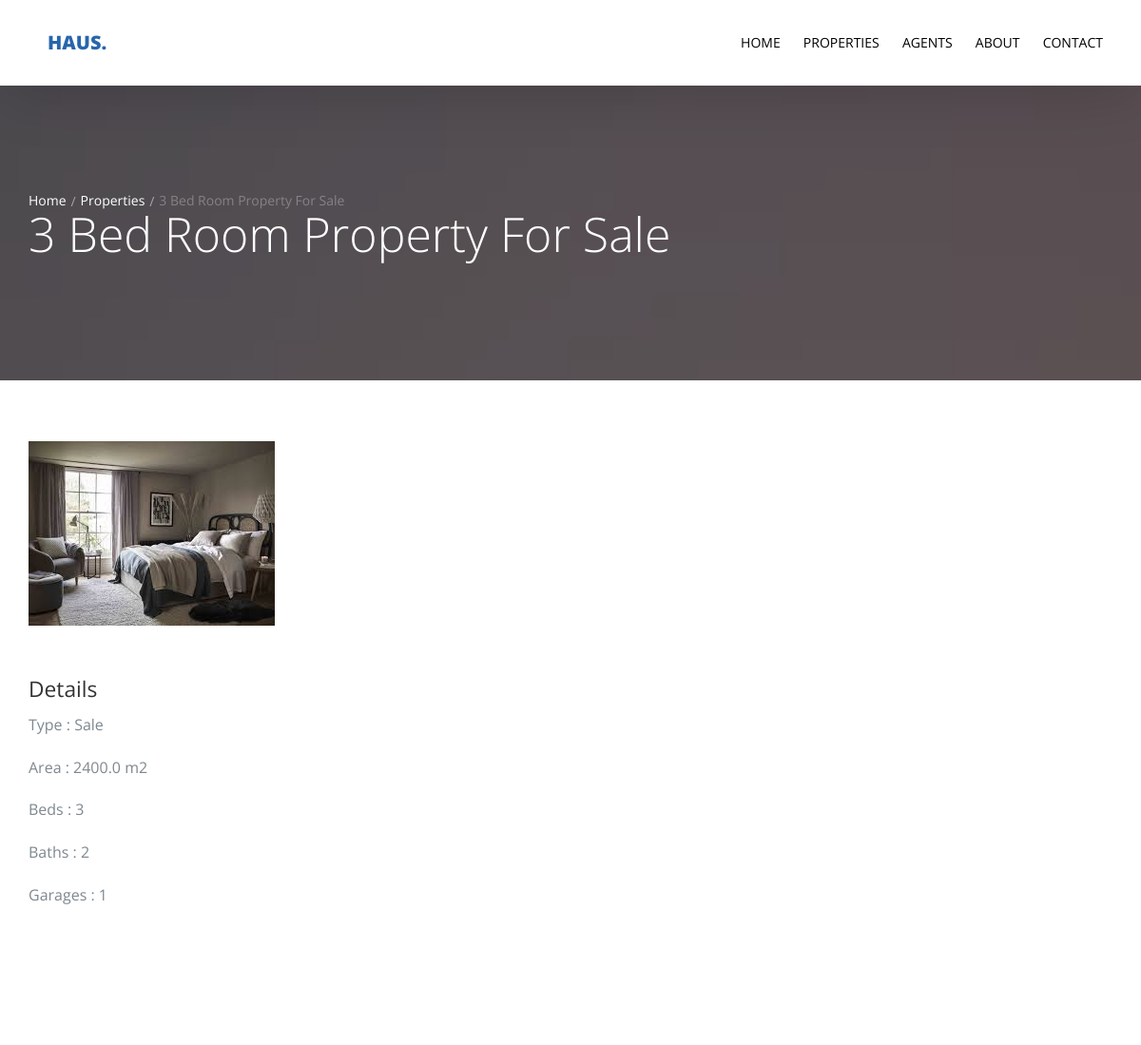
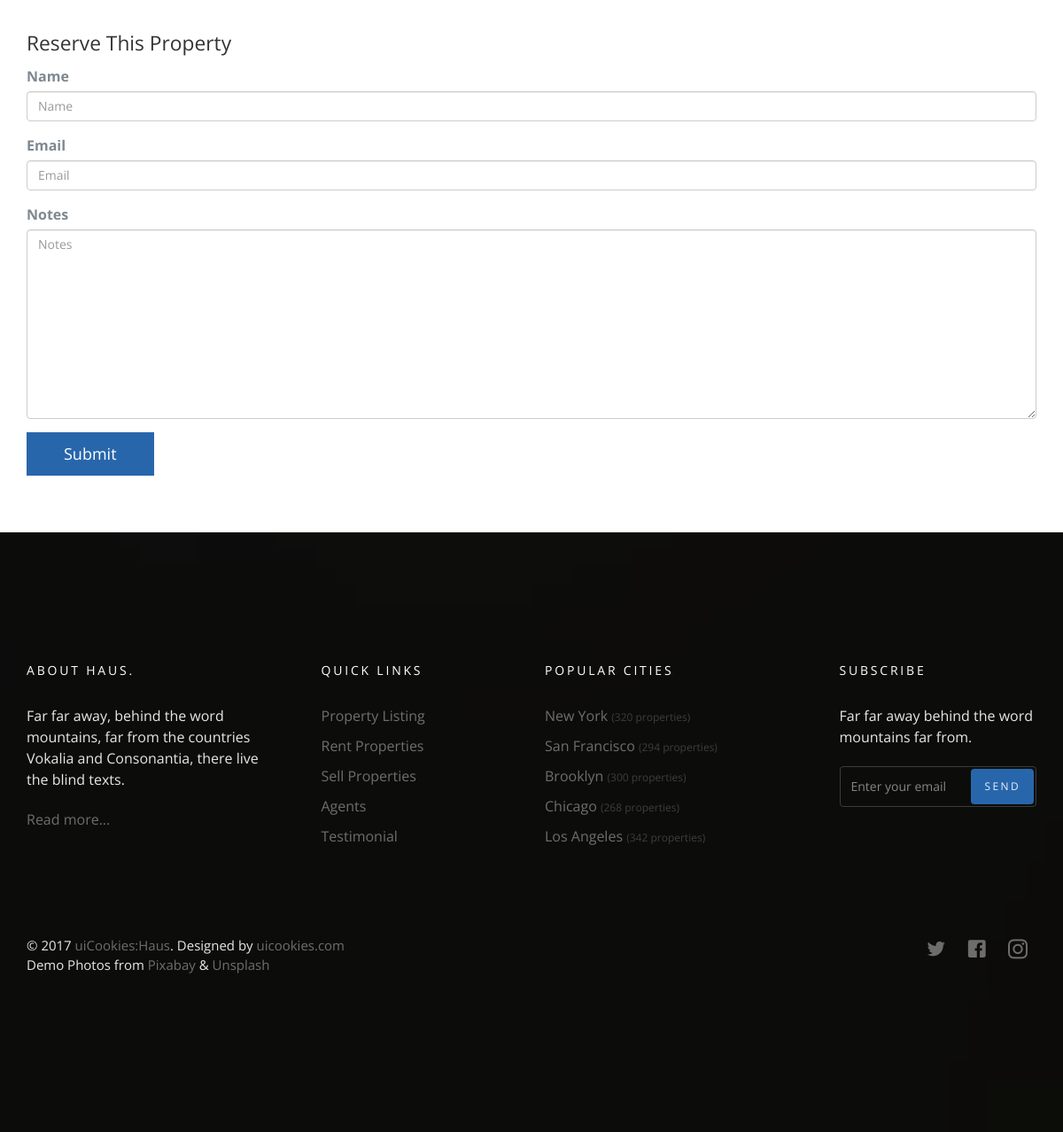
/property/1, run on the app's committed database (2 pictures, top to bottom).
### property/models.py (models this page shows)
class Property(models.Model):
    name = models.CharField(max_length=50)
    type = models.CharField(max_length=5, choices=property_type)
    price = models.FloatField()
    category = models.ForeignKey('Category', null=True, on_delete=models.SET_NULL)
    area = models.FloatField()
    beds_number = models.PositiveIntegerField()
    baths_number = models.PositiveIntegerField()
    garages_number = models.PositiveIntegerField()
    image = models.ImageField(upload_to='property/', null=True)
    location = models.CharField(max_length=50, null=True)
    def __str__(self):
        return self.name
    class Meta:
        verbose_name = 'Property'
        verbose_name_plural = 'Properties'

### property/views.py (the view)
# urls.py: path('<int:id>', views.property_detail, name='property_detail'),
def property_detail(request, id):
    property_detail = Property.objects.get(id=id)
    template = 'property/detail.html'
    if request.method == "POST":
        reserve_form = ReserveForm(request.POST)
        if reserve_form.is_valid():
            reserve_form.save()
    else:
        reserve_form = ReserveForm()
    context = {
        'property_detail': property_detail,
        'reserve_form': reserve_form
    }
    return render(request, template, context)

### property/forms.py
class ReserveForm(forms.ModelForm):
    class Meta:
        model = Reserve
        fields = '__all__'

### property/templates/property/detail.html (shortened to what this page needs)
{% extends 'base.html' %}
{% load bootstrap4 %}
{% block body %}
  <section class="probootstrap-slider flexslider2 page-inner">
    <div class="overlay"></div>
    <div class="probootstrap-wrap-banner">
      <div class="container">
        <div class="row">
          <div class="col-md-8">
            <div class="page-title probootstrap-animate">
              <div class="probootstrap-breadcrumbs">
                <a href="#">Home</a><a href="{% url 'property:property_list' %}">Properties</a><span>{{ property_detail }}</span>
              </div>
              <h1>{{property_detail}}</h1>
            </div>
          </div>
        </div>
      </div>
    </div>
    <ul class="slides">
      <li style="background-image: url(img/slider_1.jpg);"></li>
    </ul>
  </section>
  <section class="probootstrap-section">
    <div class="container">
      <div class="row">
        <div class="col-md-12">
          <p><img src="{{ property_detail.image.url }}" class="img-responsive" alt="{{property_detail}}"></p>
        </div>
      </div>
      <div class="row">
        <div class="col-md-12">
          <h2>Details</h2>
          <p>Type : {{property_detail.type}}</p>
          <p>Area : {{property_detail.area}} m2</p>
          <p>Beds : {{property_detail.beds_number}}</p>
          <p>Baths : {{property_detail.baths_number}}</p>
          <p>Garages : {{property_detail.garages_number}}</p>
        </div>
      </div>
    </div>
  </section>
  <section class="probootstrap-section">
    <div class="container">
      <div class="row">
        <div class="col-md-12">
          <h2>Reserve This Property</h2>
          <form action="" method="POST">
            {% bootstrap_form reserve_form %}
            {% buttons %}
              <button type="submit" class="btn btn-primary">Submit</button>
            {% endbuttons %}
          </form>
        </div>
      </div>
    </div>
  </section>
{% endblock body %}

### data on the page
Property: name "3 Bed Room Property For Sale", image (picture), type "Sale", area "2400.0", beds_number "3", baths_number "2", garages_number "1"
